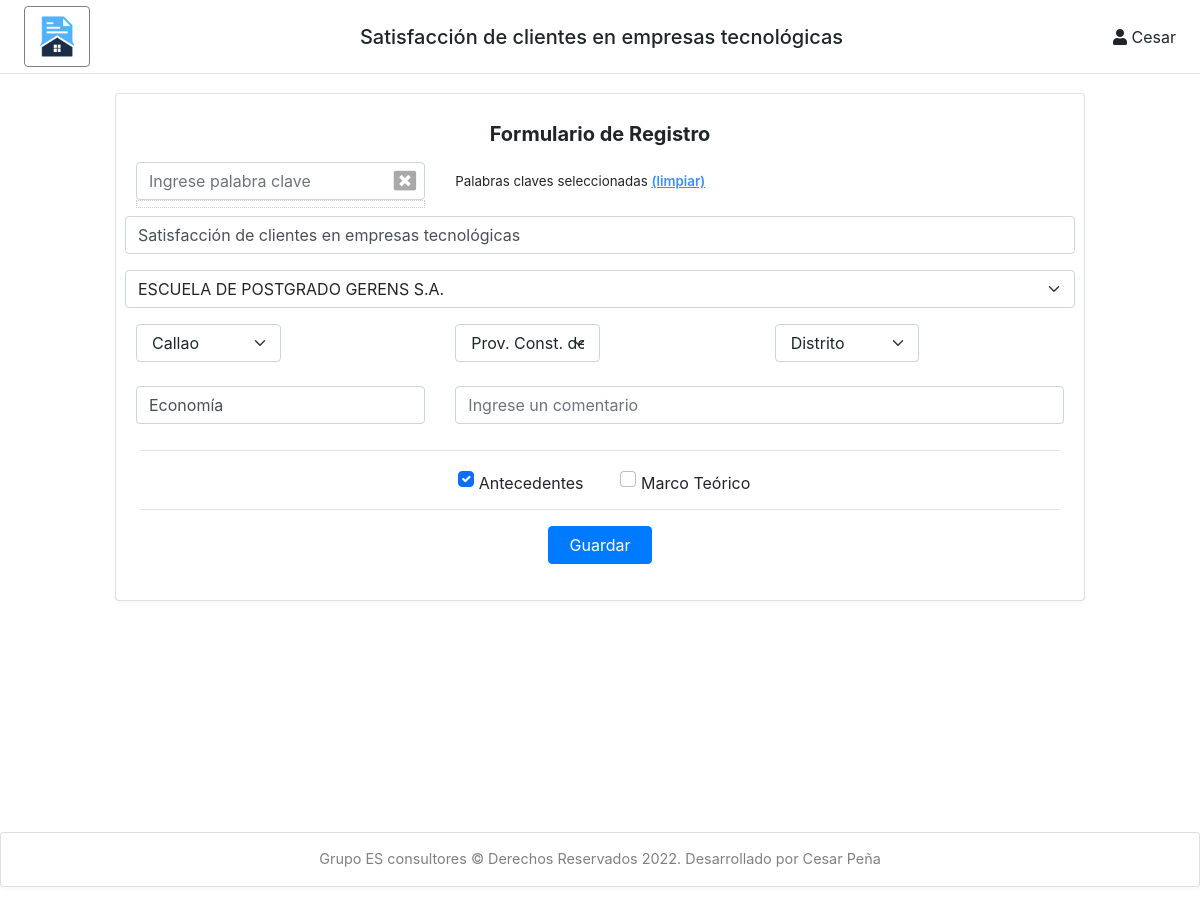
Page /edit/update/1 (signed in) on the committed database.
### tables this page shows
CREATE TABLE "project_info" (
	"pro_id"	INTEGER,
	"pro_title"	TEXT,
	"pro_uni"	INTEGER,
	"pro_department"	INTEGER,
	"pro_province"	INTEGER,
	"pro_district"	INTEGER,
	"pro_career"	TEXT,
	"pro_comment"	TEXT,
	"pro_type_a"	INTEGER,
	"pro_type_m"	INTEGER,
	"pro_n_articles"	INTEGER,
	"pro_n_process"	INTEGER,
	"pro_user"	INTEGER,
	"pro_created"	TEXT,
	PRIMARY KEY("pro_id" ASC),
	FOREIGN KEY("pro_user") REFERENCES "user"("id") ON DELETE NO ACTION ON UPDATE NO ACTION,
	FOREIGN KEY("pro_department") REFERENCES "ubigeo_departments"("id"),
	FOREIGN KEY("pro_province") REFERENCES "ubigeo_provinces"("id"),
	FOREIGN KEY("pro_uni") REFERENCES "uni_info"("uni_id")
);

CREATE TABLE "uni_info" (
	"uni_id"	INTEGER,
	"uni_name"	TEXT UNIQUE,
	"uni_nickname"	TEXT,
	"uni_type"	TEXT,
	"uni_validity"	TEXT,
	"uni_venues"	TEXT,
	"uni_active"	INTEGER,
	"uni_created"	TEXT,
	"uni_updated"	TEXT,
	PRIMARY KEY("uni_id" AUTOINCREMENT)
);

### main.py (the view)
@main.route('/edit/update/<id>')
def update_form(id):
    if current_user.is_authenticated:
        list_universities = get_listUniversities()
        list_departments = get_listDepartments()
        one_project = get_projectById(id)
        list_keywords = get_listKeywords()
        list_keywordsOne = get_listKeywordsById(id)
        list_keywordsOneId = [val['key_id'] for val in list_keywordsOne]
        key_id = ""
        list_provinces = get_listProvinces(one_project[0]['pro_department'])
        list_districts = get_listDistricts(one_project[0]['pro_province'], one_project[0]['pro_department'])
        return render_template('upload_form.html', name=current_user.name.split()[0], project=one_project[0], key_id=key_id, universities=list_universities, departments=list_departments, provinces=list_provinces, districts=list_districts, keywords=list_keywords, keywordsOne=list_keywordsOne, keywordsOneId=list_keywordsOneId, pro_id=id)
    else:
        return render_template('upload_form.html')

### templates/upload_form.html (shortened to what this page needs)
{% extends "layout_home.html" %}
{% block content %}
<div class="content">
    <div class="container" style="max-width: 1000px;">
        <div class="row">
            <div class="col-md-12 page-header" style="text-align: right; font-size: smaller; margin: 5px auto;"></div>
        </div>
        <div class="row">
            <div class="col-lg-12">
                <div class="card">
                    <div class="card-body">
                        <h5 class="card-title-form" style="margin:0.5rem 0 1rem 0">Formulario de Registro</h5>
                        <form class="needs-validation" action="{{ url_for('main.save_upload') }}" method="POST" accept-charset="utf-8">
                            <div class="row g-2">
                                <div class="col-md-4">
                                    <div class="wrapper_upload">
                                        <input type="text" class="form-control" name="keyword" id="keyword" placeholder="Ingrese palabra clave" style="display:inline;"  onkeyup="showResults(this.value)">
                                        <span class="fa-fw select-all fas" onclick="clearVariables()"></span>
                                    </div>
                                    <div id="result" style="margin-bottom: 0.5rem;"></div>
                                </div>
                                <div class="col-md-8">
                                    {% if project %}
                                    <label id="keywords_label" class="form-label" style="font-size: smaller; margin-top: 10px;">Palabras claves seleccionadas <a style="color: #3e8ef7; font-weight: 600; text-decoration: underline;" onclick="clearKeywords()" href="#"> (limpiar)</a></label>
                                    {% endif %}
                                </div>
                            </div>
                            <div class="row g-2">
                                <div class="mb-3">
                                    {% if project.pro_title %}
                                    <input type="text" class="form-control" id="title" name="title" value="{{ project.pro_title }}" required>
                                    {% else %}
                                    <input type="text" class="form-control" id="title" name="title" placeholder="Ingrese el título" value="" required>
                                    {% endif %}
                                </div>
                            </div>
                            <div class="row g-2">
                                <div class="mb-3">
                                    <select name="university" class="form-select" required>
                                        {% if project.pro_uni %}
                                        <option value="{{ project.pro_uniid }}" selected>{{ project.pro_uni }}</option>
                                        {% else %}
                                        <option value="" selected>Seleccione la universidad</option>
                                        {% endif %}
                                    </select>
                                </div>
                            </div>
                            <div class="row g-2">
                                <div class="mb-3 col-md-4">
                                    <select name="department" id="department" class="form-select col-md-6" style="width: 100% !important;" required>
                                        {% for department in departments %}
                                            {% if department.dpt_id == project.pro_department %}
                                            <option value="{{department.dpt_id}}" selected>{{department.dpt_name}}</option>
                                            {% else %}
                                            <option value="{{department.dpt_id}}">{{department.dpt_name}}</option>
                                            {% endif %}
                                        {% endfor %}
                                    </select>
                                </div>
                                <div class="mb-3 col-md-4">
                                    <select name="province" id="province" class="form-select col-md-6" required>
                                        {% if project.pro_province %}
                                            {% for province in provinces %}
                                                {% if province.prv_id == project.pro_province %}
                                                <option value="{{province.prv_id}}" selected>{{province.prv_name}}</option>
                                                {% else %}
                                                <option value="{{province.prv_id}}">{{province.prv_name}}</option>
                                                {% endif %}
                                            {% endfor %}
                                        {% else %}
                                        <option value="" selected>Provincia</option>
                                        {% endif %}
                                    </select>
                                </div>
                                <div class="mb-3 col-md-4">
                                    <select name="district" id="district" class="form-select col-md-6" required>
                                        {% if project.pro_district %}
                                            {% for district in districts %}
                                                {% if district.dis_id == project.pro_district %}
                                                <option value="{{district.dis_id}}" selected>{{district.dis_name}}</option>
                                                {% else %}
                                                <option value="{{district.dis_id}}">{{district.dis_name}}</option>
                                                {% endif %}
                                            {% endfor %}
                                        {% else %}
                                        <option value="" selected>Distrito</option>
                                        {% endif %}
                                    </select>
                                </div>
                                <div class="mb-3 col-md-4">
                                    {% if project.pro_career %}
                                    <input type="text" class="form-control" name="career" value="{{ project.pro_career }}" required>
                                    {% else %}
                                    <input type="text" class="form-control" name="career" placeholder="Ingrese la carrera" required>
                                    {% endif %}
                                </div>
                                <div class="mb-3 col-md-8">
                                    {% if project.pro_comment %}
                                    <input type="text" class="form-control" name="comment" value="{{ project.pro_comment }}" required>
                                    {% else %}
                                    <input type="text" class="form-control" name="comment" placeholder="Ingrese un comentario">
                                    {% endif %}
                                </div>
                            </div>
                            <div class="line" style="margin: 10px auto;"></div>
                            <div class="col-md-12 col-lg-12 text-center">
                                <div class="col-sm-12">
                                    <div class="form-check form-check-inline" style="margin-top: 10px;">
                                        <div class="form-check">
                                            {% if project.pro_type_a == 0 %}
                                            <input class="form-check-input" type="checkbox" name="type_a" value="A">
                                            {% else %}
                                            <input class="form-check-input" type="checkbox" name="type_a" value="A" checked>
                                            {% endif %}
                                            <label class="form-check-label" for="inlineCheckbox1">Antecedentes</label>
                                        </div>
                                    </div>
                                    <div class="form-check form-check-inline" style="margin-top: 10px;">
                                        <div class="form-check">
                                            {% if project.pro_type_m == 0 %}
                                            <input class="form-check-input" type="checkbox" name="type_m" value="M">
                                            {% else %}
                                            <input class="form-check-input" type="checkbox" name="type_m" value="M" checked>
                                            {% endif %}
                                            <label class="form-check-label" for="inlineCheckbox2">Marco Teórico</label>
                                        </div>
                                    </div>
                                </div>
                            </div>
                            <div class="line" style="margin: 10px auto;"></div>
                            <div class="col-md-12 col-lg-12 text-center" style="margin: 1rem 0 1rem;">
                                <button type="submit" id="save_upload" class="btn btn-primary" style="font-size: medium;" > &nbsp; Guardar &nbsp;
                                </button>
                            </div>
                        </form>
                    </div>
                </div>
            </div>
        </div>
    </div>
</div>
{% endblock %}

### templates/layout_home.html (shortened to what this page needs)
<!doctype html>
<html lang="en">
<head>
    <link rel="stylesheet" href="{{ url_for('static', filename='vendor/fontawesome/css/fontawesome.min.css') }}">
    <link rel="stylesheet" href="{{ url_for('static', filename='vendor/fontawesome/css/solid.min.css') }}">
    <link rel="stylesheet" href="{{ url_for('static', filename='vendor/fontawesome/css/brands.min.css') }}">
    <link rel="stylesheet" href="{{ url_for('static', filename='vendor/bootstrap/css/bootstrap.min.css') }}">
    <link rel="stylesheet" href="{{ url_for('static', filename='css/master.css') }}">
    <link rel="stylesheet" href="{{ url_for('static', filename='vendor/flagiconcss/css/flag-icon.min.css') }}">
    <link rel="stylesheet" href="https://maxcdn.bootstrapcdn.com/bootstrap/4.0.0/css/bootstrap.min.css">
    <link href="https://maxcdn.bootstrapcdn.com/font-awesome/4.7.0/css/font-awesome.min.css" rel="stylesheet">
    <link href="https://unpkg.com/gijgo@1.9.13/css/gijgo.min.css" rel="stylesheet" type="text/css" />
</head>
<body>
    <div class="wrapper">
        <div id="body" class="active">
            <nav class="navbar navbar-expand-lg navbar-white bg-white">
                <button type="button" id="sidebarCollapse" class="btn btn-light" style="border-color: gray; background-color: white;">
                    <a href="{{ url_for('main.home') }}">
                        <img class="card-icon_home" style="width: 40px;" src="../../static/img/home-icon.png">
                    </a>
                </button>
                <div class="collapse navbar-collapse" id="navbarSupportedContent">
                    {% if project %}
                    <span style="margin: 0 auto;"><h5 style="margin-bottom: 0;"> {{ project.pro_title }} </h5></span>
                    {% else %}
                    <span style="margin: 0 auto;"><h3 style="margin-bottom: 0;"><b> LYAN </b></h3></span>
                    {% endif %}
                    <ul class="nav navbar-nav">
                        <li class="nav-item dropdown">
                            <div class="nav-dropdown">
                                {% if current_user.is_authenticated %}
                                <i class="fas fa-user"></i> <span>{{name}}</span>
                                {% endif %}
                            </div>
                        </li>
                    </ul>
                </div>
            </nav>
            {% block content %}
            {% endblock %}
        </div>
    </div>
    <footer class="default_theme">
        <div class="container-fluid">
        <div class="row">
            <div class="card" style="margin-top: 2rem; padding-top:15px; font-size: 0.9em; text-align: center; width: 100%; color:grey;">
            <p>Grupo ES consultores © Derechos Reservados 2022. Desarrollado por Cesar Peña</p>
            </div>
        </div>
        </div>
    </footer>
    <link rel="stylesheet" href="http://code.jquery.com/ui/1.12.1/themes/base/jquery-ui.css">
</body>
</html>

### rows in the picture
project_info: pro_title "Satisfacción de clientes en empresas tecnológicas", title "Satisfacción de clientes en empresas tecnológicas", career "Economía"
uni_info: university "ESCUELA DE POSTGRADO GERENS S.A."

### other values in the picture
{{ name }} "Cesar"
form field department "Callao"
form field province "Prov. Const. del Callao"
